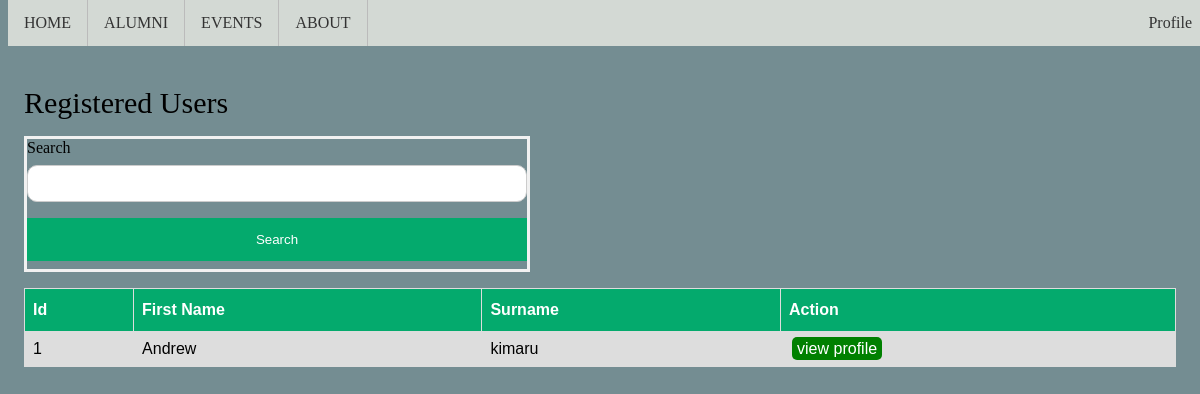
Before: /alumni (signed in) with the older database file.
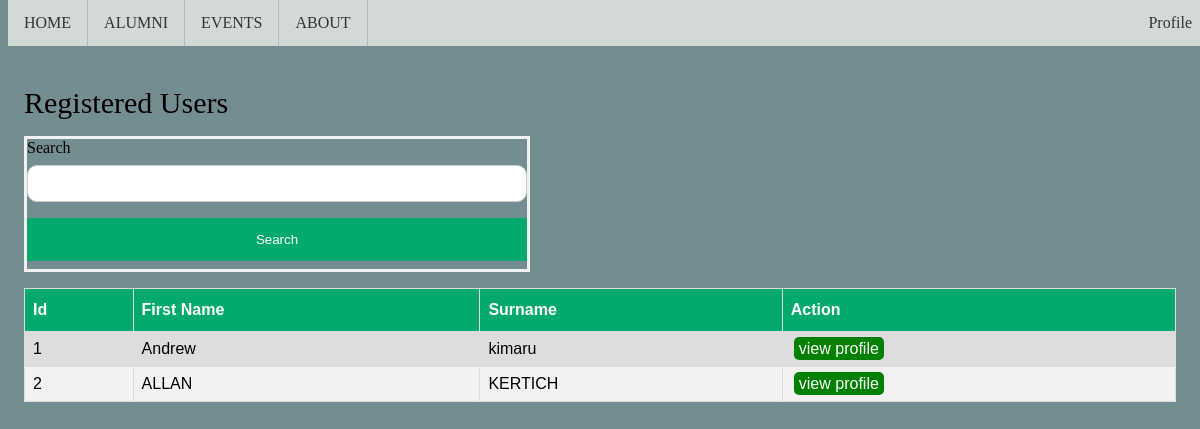
After: the same page with the newer database file.
### tables this page shows
CREATE TABLE users (id INTEGER PRIMARY KEY AUTOINCREMENT, firstname TEXT, surname TEXT, email TEXT, password TEXT);

### app.py (the view)
@app.route('/alumni')
def show_users():
    if session.get("email"):
        conn = connect_db()
        users = conn.execute('SELECT * FROM users').fetchall()
        conn.close()
        return render_template('alumni.html', users=users)
    return render_template('login.html')

### db.py (called while the page is built)
def connect_db():
    conn = sqlite3.connect('users.db')  # Replace 'users.db' with your desired filename
    conn.execute('CREATE TABLE IF NOT EXISTS users (id INTEGER PRIMARY KEY AUTOINCREMENT, firstname TEXT, surname TEXT, email TEXT, password TEXT)')
    conn.execute('CREATE TABLE IF NOT EXISTS profiles (user_id INTEGER PRIMARY KEY, education TEXT, location  TEXT, bio TEXT, year INTEGER, house TEXT)')
    return conn

### templates/alumni.html
{% extends "layout.html" %}
{% block allcontent %}
<div class="container">
    <h1>Registered Users</h1>
    <div class="search_box">
        <form method="post" action="{{ url_for('search_user') }}">
            <label for="">Search</label>
            <input type="text" name="name" id="name" >
            <button type="submit">Search</button>
        </form>
    </div>
    <table id="customers">
        <thead>
            <tr>
                <th>Id</th>
                <th>First Name</th>
                <th>Surname</th>
                <th>Action</th>
            </tr>
        </thead>
        <tbody>
            {% for user in users %}
            <tr>
                <td>{{ user[0] }}</td>
                <td>{{ user[1] }}</td>
                <td>{{ user[2] }}</td>
                <td><a href="{{ url_for('prof', email=user[3]) }}" class="view_profile">view profile</a></td>
            </tr>
            {% endfor %}
        </tbody>
    </table>
</div>
{% endblock %}

Changed rows visible on the page:
added users: id "2", firstname "ALLAN", surname "KERTICH"
